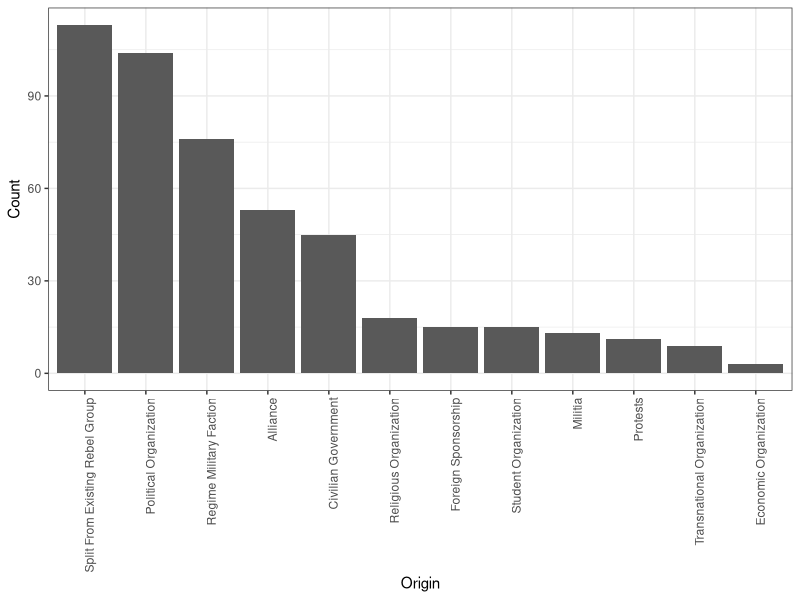

The R script that drew this image:
## ---- chunk 1
library(ggplot2)
library(dplyr)

origins = read.csv("rebel_origins_clean.csv")

origins$origin <- recode(origins$origin, "protests"="Protests", "grassroots"="Protests", "political party"="Political Organization", "student organization"="Student Organization", "alliance - political parties"="Political Organization", "underground resistance"="Political Organization", "secessionist organization"="Political Organization", "occupying military"="Regime Military Faction", "deposed government"="Civilian Government", "exiles/diaspora"="Civilian Government", "government faction"="Civilian Government", "regional government"="Civilian Government", "criminal organization"="Economic Organization", "economic organization"="Economic Organization", "mercenaries"="Militia", "transnational militant organization"="Transnational Organization", "transnational political organization"="Transnational Organization", "foreign intervention"="Foreign Sponsorship", "remnant"="Split from Existing Rebel Group", "anti-colonial"="Political Organization", "alliance; religious"="Alliance of Existing Groups", "political party; anti-colonial"="Political Organization", "civilian.gov"="Civilian Government", "transnational political organization; alliance"="Transnational Organization", "religious organization; foreign intervention"="Religious Organization", "anti-colonial; regional government"="Political Organization", "student organization; tribal groups"="Student Organization", "militia; military faction"="Militia", "military faction; splinter"="Regime Military Faction", "exiles/diaspora; foreign intervention"="Foreign Sponsorship", "military faction; foreign intervention"="Regime Military Faction", "political party; military faction"="Political Organization", "military faction; transnational militant group; exiles/diaspora"="Regime Military Faction", "splinter"="Split from Existing Rebel Group", "military faction"="Regime Military Faction")

simpleCap <- function(x) {
  s <- strsplit(x, " ")[[1]]
  paste(toupper(substring(s, 1,1)), substring(s, 2),
      sep="", collapse=" ")
}
origins$origin <- sapply(as.character(origins$origin), simpleCap)

origins <- origins  %>%
 group_by(origin) %>%
 mutate(count=n())

origins <- transform(origins, origin=reorder(origin, -count))

ggplot(origins, aes(x=origin)) + geom_bar() + theme_bw() + ylab("Count") + xlab("Origin") + theme(axis.text.x = element_text(angle = 90, hjust = 1))
